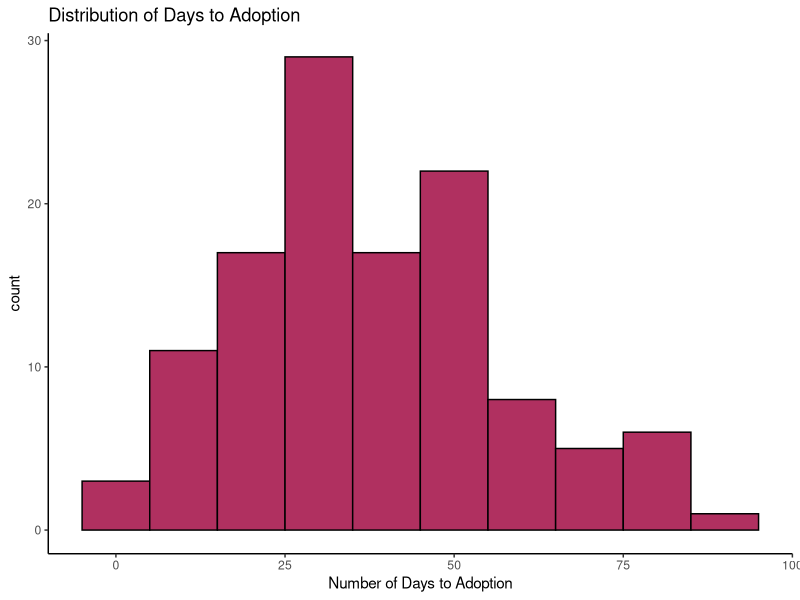
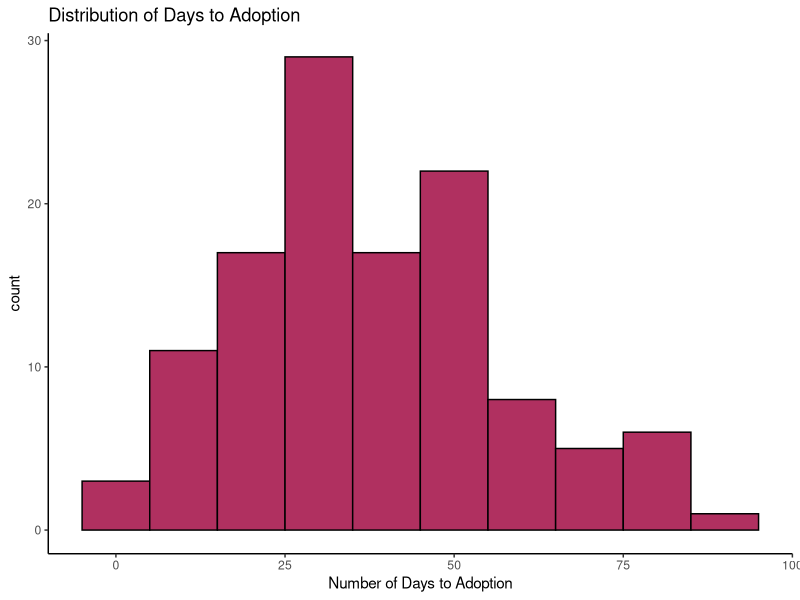
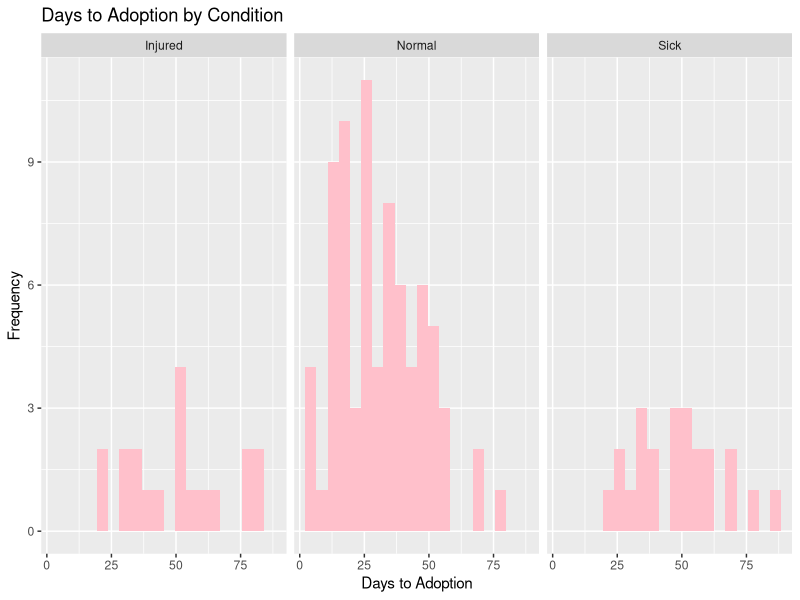

These charts were generated, in order, by the following R code:
## ---- chunk 1
library(ggplot2)
## ---- chunk 2
library(ggplot2)
## ---- chunk 3
shelter <- read.csv('shelter.csv')
## ---- chunk 4
summary(shelter)
## ---- chunk 5
head(shelter)
## ---- chunk 6
mean(shelter$Days.to.Adoption)
## ---- chunk 7
mean(shelter$Days.to.Adoption)
## ---- chunk 8
mean(shelter$Days.to.Adoption)
## ---- chunk 9
# Make a histogram of days to adopt variable
library(ggplot2)
ggplot(shelter, aes(x=Days.to.Adoption)) +  geom_histogram(binwidth=10, col='black', fill='maroon') + xlab('Number of Days to Adoption') + ggtitle('Distribution of Days to Adoption') + theme_classic()
## ---- chunk 10
# Make a histogram of days to adopt variable
library(ggplot2)
ggplot(shelter, aes(x=Days.to.Adoption)) +  geom_histogram(binwidth=10, col='black', fill='maroon') + xlab('Number of Days to Adoption') + ggtitle('Distribution of Days to Adoption') + theme_classic()
## ---- chunk 11
aggregate(Days.to.Adoption~Condition, data=shelter, mean)
## ---- chunk 12
mytable = aggregate(Days.to.Adoption~Condition, data=shelter, mean)

my.table = table(shelter$Condition)
my.table
library(kableExtra)
kable_styling(kbl(my.table, col.names = c("Animal Condition", "My Count")), full_width=FALSE)

## ---- chunk 13
 ggplot(shelter) + geom_histogram(aes(x=Days.to.Adoption),fill='pink', bins = 20)  + labs(title='Days to Adoption by Condition',x='Days to Adoption',y='Frequency') + theme(legend.position='bottom') + facet_wrap(~Condition)
## ---- chunk 14
my.tab = table(shelter$Condition)
my.tab
library(kableExtra)
my.new.tab = kbl(my.tab)
my.new.tab = kbl(my.tab, col.names = c("Condition", "Count"))
kable_styling(my.new.tab)
